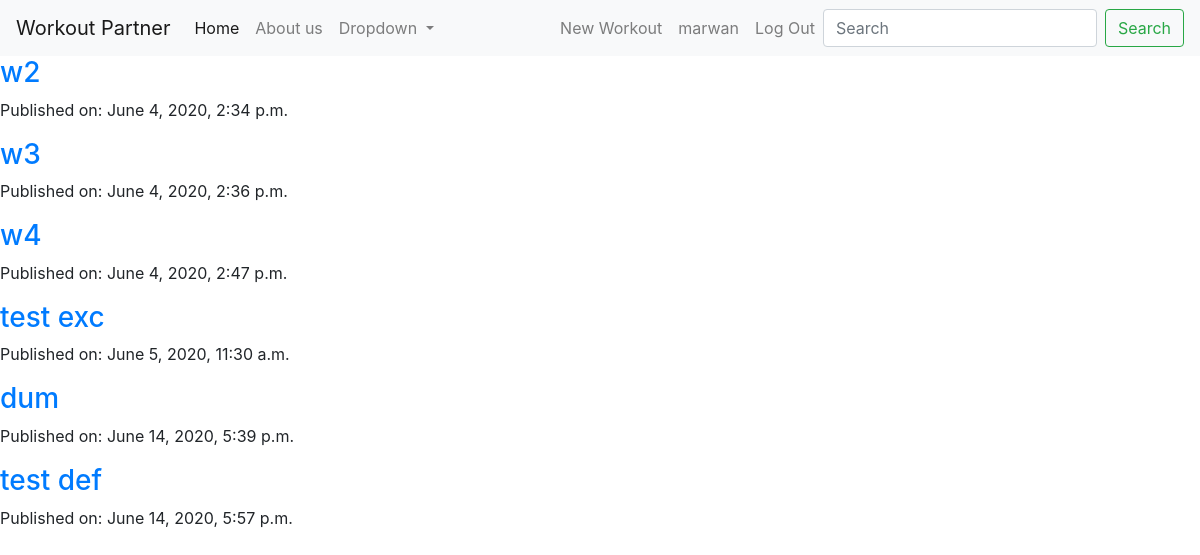
The page /tracker/workout/ (signed in) on the database its author committed.
### tracker/models.py (models this page shows, shortened)
class Lifter(AbstractBaseUser):
    email = models.EmailField(verbose_name="email", max_length=60, unique=True)
    username = models.CharField(max_length=30, unique=True)
    first_name = models.CharField(max_length=25)
    last_name = models.CharField(max_length=25)
    date_joined = models.DateTimeField(verbose_name='date joined', auto_now_add=True)
    last_login = models.DateTimeField(verbose_name='last login', auto_now=True)
    is_admin = models.BooleanField(default=False)
    is_active = models.BooleanField(default=True)
    is_staff = models.BooleanField(default=False)
    is_superuser = models.BooleanField(default=False)
    GENDER_CHOICES = (
                ('M', 'Male'),
                ('F', 'Female')
            )
    gender = models.CharField(max_length=1, choices=GENDER_CHOICES, null=True, blank=True)
    DOB = models.DateField(null=True, blank=True)
    USERNAME_FIELD = 'username'
    REQUIRED_FIELDS = ['email', 'first_name', 'last_name',]
    objects = LifterAccountManager()

class Workout(models.Model):
    Name = models.CharField(max_length=100)
    Creator = models.ForeignKey('Lifter', on_delete=models.PROTECT)
    creation_date = models.DateTimeField(default=timezone.now)
    exercise = models.ManyToManyField('Exercise', blank=True, null=True, through='WorkoutExercise', related_name='exc')
    is_published = models.BooleanField(default=False)

### tracker/views.py (the view)
# urls.py: path('workout/', views.WorkoutListView.as_view(), name='home'),
class WorkoutListView(ListView):
    model = Workout
    template_name = 'workout/workout_list.html'
    def get_queryset(self):
        return Workout.objects.filter(is_published=True)

### tracker/templates/tracker/workout/workout_list.html
{% extends 'base.html' %}
{% block content %}
{% for workout in workout_list %}
<div>
    <div class="">
    <h3>
        <a href="{% url 'workout_detail' id=workout.pk%}">{{workout.Name}}</a>
    </h3>
    </div>
    <div>
        <p>Published on: {{workout.creation_date}}</p>
    </div>
</div>
{% endfor %}
{% endblock %}

### tracker/templates/base.html (shortened to what this page needs)
<!DOCTYPE html>
{% load static %}
<html lang="en">
<head>
    <link rel="stylesheet" href="https://stackpath.bootstrapcdn.com/bootstrap/4.5.0/css/bootstrap.min.css">
    <link rel="stylesheet" href="{% static 'tracker/tracker.css' %}">
</head>
<body>
<nav class="navbar navbar-expand-lg navbar-light bg-light">
  <a class="navbar-brand" href="{% url 'home' %}">Workout Partner</a>
  <div class="collapse navbar-collapse" id="navbarSupportedContent">
    <ul class="navbar-nav mr-auto">
      <li class="nav-item active">
        <a class="nav-link" href="{% url 'home' %}">Home <span class="sr-only">(current)</span></a>
      </li>
      <li class="nav-item">
        <a class="nav-link" href="{% url 'about' %}">About us</a>
      </li>
      <li class="nav-item dropdown">
        <a class="nav-link dropdown-toggle" href="#" id="navbarDropdown" role="button" data-toggle="dropdown" aria-haspopup="true" aria-expanded="false">
          Dropdown
        </a>
      </li>
    </ul>
     <ul class="navbar-nav ml-auto">
         {% if user.is_authenticated %}
            <li class="nav-item">
              <a class="nav-link" href="{% url 'new_workout'%}">New Workout</a>
            </li>
                 <li class="nav-item">
              <a class="nav-link" >{{user.username}}</a>
            </li>
          <li class="nav-item">
            <a class="nav-link" href="{% url 'logout'%}">Log Out</a>
          </li>
         {% endif %}
  </ul>
    <form class="form-inline my-2 my-lg-0" action="{% url 'workout_search' %}" method="post">
      <input name="workout_name" class="form-control mr-sm-2" type="search" placeholder="Search" aria-label="Search">
      <button class="btn btn-outline-success my-2 my-sm-0" type="submit">Search</button>
    </form>
  </div>
</nav>
 {% block content %} {% endblock %}
</body>
</html>

### rows shown on the page
Lifter: username "marwan"
Workout: Name "w2", creation_date "June 4, 2020, 2:34 p.m."
Workout: Name "w3", creation_date "June 4, 2020, 2:36 p.m."
Workout: Name "w4", creation_date "June 4, 2020, 2:47 p.m."
Workout: Name "test exc", creation_date "June 5, 2020, 11:30 a.m."
Workout: Name "dum", creation_date "June 14, 2020, 5:39 p.m."
Workout: Name "test def", creation_date "June 14, 2020, 5:57 p.m."
